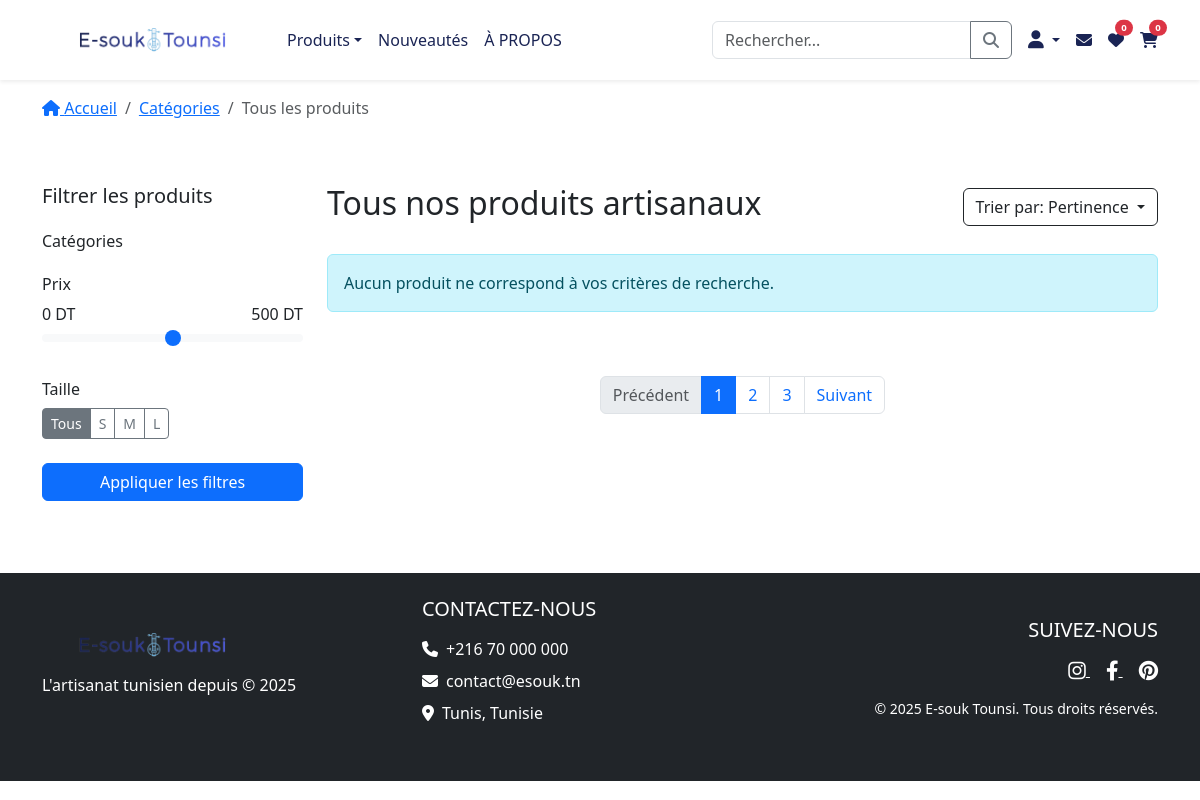
Before: /product.php with the older database file.
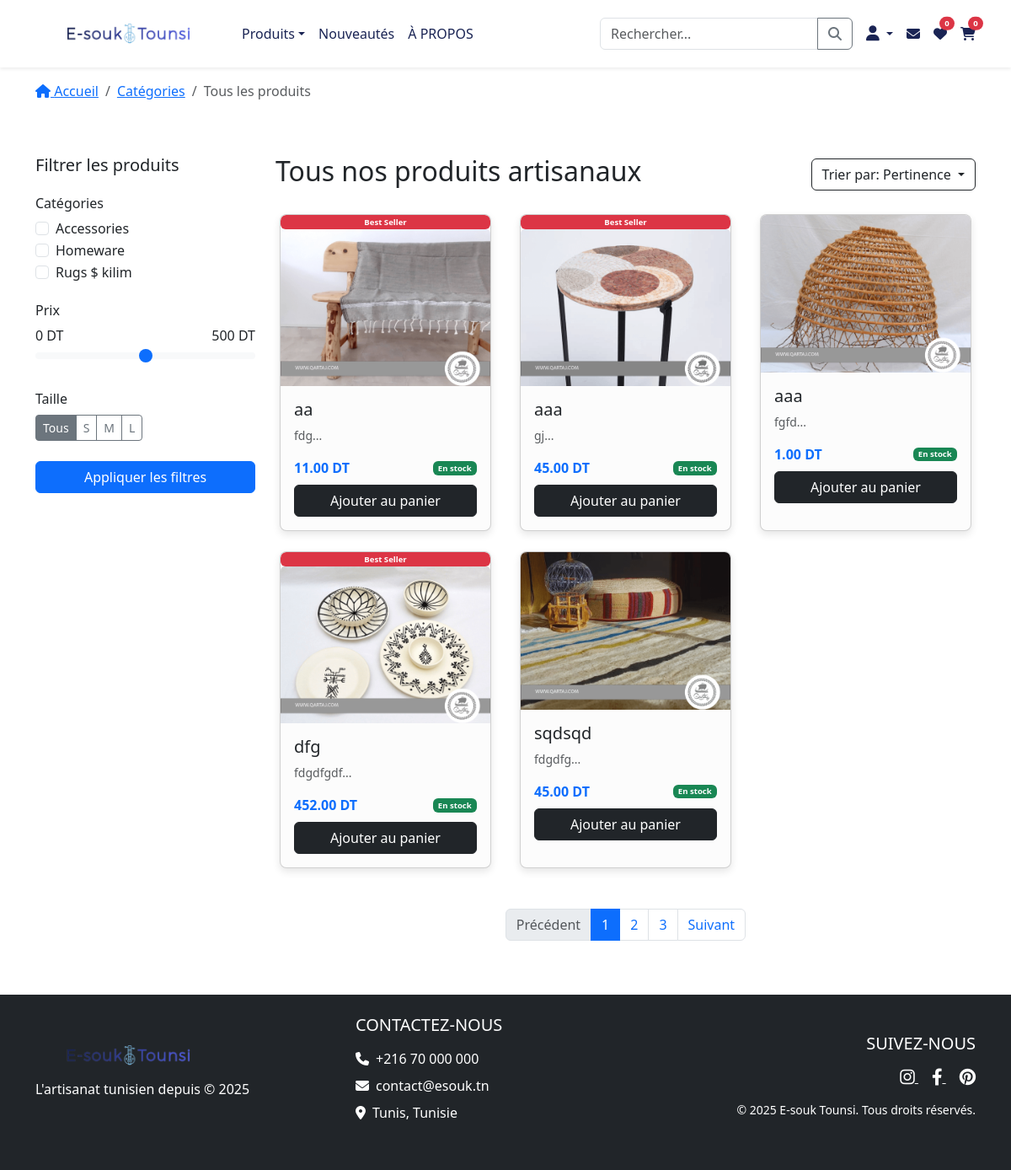
After: the same page with the newer database file.
### tables this page shows
CREATE TABLE `category` (
  `id_category` int NOT NULL AUTO_INCREMENT,
  `name` varchar(100) NOT NULL,
  PRIMARY KEY (`id_category`)
);

CREATE TABLE `product` (
  `id_product` int NOT NULL AUTO_INCREMENT,
  `title` varchar(255) NOT NULL,
  `description` text,
  `price` decimal(10,2) NOT NULL,
  `stock` int DEFAULT '0',
  `image` varchar(255) DEFAULT NULL,
  `is_best_seller` tinyint(1) NOT NULL DEFAULT '0',
  `created_at` datetime DEFAULT CURRENT_TIMESTAMP,
  `category_id` int DEFAULT NULL,
  PRIMARY KEY (`id_product`),
  KEY `category_id` (`category_id`),
  CONSTRAINT `product_ibfk_1` FOREIGN KEY (`category_id`) REFERENCES `category` (`id_category`) ON DELETE SET NULL
);

### product.php (the view, shortened to what this page needs)
<?php
$db = Database::getInstance();
$categoryFilter = isset($_GET['category']) ? $_GET['category'] : null;
$priceMin = isset($_GET['price_min']) ? (int)$_GET['price_min'] : 0;
$priceMax = isset($_GET['price_max']) ? (int)$_GET['price_max'] : 500;
$sort = isset($_GET['sort']) ? $_GET['sort'] : 'default';
$categoryQuery = "SELECT id_category, name FROM category ORDER BY name";
$categoryStmt = $db->prepare($categoryQuery);
$categoryStmt->execute();
$categories = $categoryStmt->fetchAll(PDO::FETCH_ASSOC);
$query = "SELECT p.*, c.name as category_name
          FROM product p
          LEFT JOIN category c ON p.category_id = c.id_category
          WHERE 1=1";
$query .= " AND p.price BETWEEN :price_min AND :price_max";
switch ($sort) {
    default:
        $query .= " ORDER BY p.title ASC";
}
$stmt = $db->prepare($query);
$stmt->bindParam(':price_min', $priceMin, PDO::PARAM_INT);
$stmt->bindParam(':price_max', $priceMax, PDO::PARAM_INT);
$stmt->execute();
$filtered_products = $stmt->fetchAll(PDO::FETCH_ASSOC);
?>
<!DOCTYPE html>
<html lang="fr">
<head>
    <link href="https://cdn.jsdelivr.net/npm/bootstrap@5.3.0/dist/css/bootstrap.min.css" rel="stylesheet" />
    <link rel="stylesheet" href="https://cdnjs.cloudflare.com/ajax/libs/font-awesome/6.4.0/css/all.min.css" />
    <link rel="stylesheet" href="./assets/css/styles.css" />
</head>
<body>
    <?php include "./assets/templates/navbar.php"; ?>
    <div class="container mt-3">
        <nav aria-label="breadcrumb">
            <ol class="breadcrumb">
                <li class="breadcrumb-item"><a href="index.php"><i class="fas fa-home"></i> Accueil</a></li>
                <li class="breadcrumb-item"><a href="category.php">Catégories</a></li>
                <li class="breadcrumb-item active" aria-current="page">Tous les produits</li>
            </ol>
        </nav>
    </div>
    <section class="container py-5">
        <div class="row">
            <div class="col-lg-3 mb-4">
                <div class="filter-section">
                    <h5 class="mb-4">Filtrer les produits</h5>
                    <div class="mb-4">
                        <h6>Catégories</h6>
                        <?php foreach ($categories as $category): ?>
                        <div class="form-check">
                            <input class="form-check-input" type="checkbox"
                                name="category[]"
                                id="cat_<?php echo $category['id_category']; ?>"
                                value="<?php echo $category['id_category']; ?>"
                                <?php echo ($categoryFilter == $category['id_category']) ? 'checked' : ''; ?> />
                            <label class="form-check-label" for="cat_<?php echo $category['id_category']; ?>">
                                <?php echo htmlspecialchars($category['name']); ?>
                            </label>
                        </div>
                        <?php endforeach; ?>
                    </div>
                    <div class="mb-4">
                        <h6>Prix</h6>
                        <div class="d-flex justify-content-between">
                            <span>0 DT</span>
                            <span>500 DT</span>
                        </div>
                        <input type="range" class="form-range" min="0" max="500" step="10" id="priceRange" />
                    </div>
                    <div class="mb-4">
                        <h6>Taille</h6>
                        <div class="btn-group btn-group-sm" role="group">
                            <label class="btn btn-outline-secondary" for="size-all">Tous</label>
                            <label class="btn btn-outline-secondary" for="size-s">S</label>
                            <label class="btn btn-outline-secondary" for="size-m">M</label>
                            <label class="btn btn-outline-secondary" for="size-l">L</label>
                        </div>
                    </div>
                    <button class="btn btn-primary w-100">Appliquer les filtres</button>
                </div>
            </div>
            <div class="col-lg-9">
                <div class="d-flex justify-content-between align-items-center mb-4">
                    <h2>Tous nos produits artisanaux</h2>
                    <div class="dropdown">
                        <button class="btn btn-outline-dark dropdown-toggle" type="button" id="sortDropdown" data-bs-toggle="dropdown">
                            Trier par: Pertinence
                        </button>
                    </div>
                </div>
<div class="row g-4">
    <?php if (count($filtered_products) > 0): ?>
        <?php foreach ($filtered_products as $product): ?>
        <div class="col-md-4 col-6">
            <div class="card h-100 product-card">
                <?php if (isset($product['is_best_seller']) && $product['is_best_seller']): ?>
                <span class="badge bg-danger">Best Seller</span>
                <?php endif; ?>
                <a href="product-detail.php?id=<?php echo $product['id_product']; ?>">
                    <img src="./uploads/products/<?php echo htmlspecialchars($product['image']); ?>"
                         class="card-img-top"
                         alt="<?php echo htmlspecialchars($product['title']); ?>" />
                </a>
                <div class="card-body">
                    <h5 class="card-title"><?php echo htmlspecialchars($product['title']); ?></h5>
                    <p class="card-text small text-muted">
                        <?php echo htmlspecialchars(substr($product['description'], 0, 50)); ?>...
                    </p>
                    <div class="d-flex justify-content-between align-items-center">
                        <span class="text-primary fw-bold"><?php echo number_format($product['price'], 2); ?> DT</span>
                        <span class="badge bg-<?php echo ($product['stock'] > 0) ? 'success' : 'danger'; ?>">
                            <?php echo ($product['stock'] > 0) ? 'En stock' : 'Épuisé'; ?>
                        </span>
                    </div>
                    <button class="btn btn-dark w-100 mt-2" onclick="addToCart(<?php echo $product['id_product']; ?>)">
                        Ajouter au panier
                    </button>
                </div>
            </div>
        </div>
        <?php endforeach; ?>
    <?php else: ?>
        <div class="col-12">
            <div class="alert alert-info">
                Aucun produit ne correspond à vos critères de recherche.
            </div>
        </div>
    <?php endif; ?>
</div>
                <nav class="mt-5">
                    <ul class="pagination justify-content-center">
                        <li class="page-item disabled">
                            <a class="page-link" href="#" tabindex="-1">Précédent</a>
                        </li>
                        <li class="page-item active">
                            <a class="page-link" href="#">1</a>
                        </li>
                        <li class="page-item"><a class="page-link" href="#">2</a></li>
                        <li class="page-item"><a class="page-link" href="#">3</a></li>
                        <li class="page-item">
                            <a class="page-link" href="#">Suivant</a>
                        </li>
                    </ul>
                </nav>
            </div>
        </div>
    </section>
    <?php include "./assets/templates/footer.php"; ?>
</body>
</html>

### assets/templates/navbar.php (shortened to what this page needs)
<nav class="navbar navbar-expand-lg navbar-light bg-white sticky-top shadow-sm">
    <div class="container">
        <a class="navbar-brand" href="index.php">
            <img src="./assets/images/logo.png" alt="E-Souk Logo" height="40">
        </a>
        <div class="collapse navbar-collapse" id="navbarMain">
          <ul class="navbar-nav me-auto">
            <li class="nav-item dropdown">
              <a class="nav-link dropdown-toggle" href="#" id="categoriesDropdown" role="button" data-bs-toggle="dropdown" >Produits</a>
            </li>
            <li class="nav-item">
              <a class="nav-link" href="./assets/nouveautés.html">Nouveautés</a>
            </li>
            <li class="nav-item">
              <a class="nav-link" href="">À PROPOS</a>
            </li>
          </ul>
            <form class="d-flex mx-lg-3" action="search.php" method="GET">
                <div class="input-group">
                    <input type="text" class="form-control" name="q" placeholder="Rechercher...">
                    <button class="btn btn-outline-secondary" type="submit">
                        <i class="fas fa-search"></i>
                    </button>
                </div>
            </form>
            <div class="d-flex">
                <div class="nav-item dropdown">
                    <a href="#" class="nav-link me-3 dropdown-toggle" data-bs-toggle="dropdown" id="userDropdown">
                        <i class="fas fa-user"></i>
                    </a>
                </div>
                <a href="contact.php" class="nav-link me-3">
                    <i class="fas fa-envelope"></i>
                </a>
                <a href="wishlist.php" class="nav-link me-3 position-relative">
                    <i class="fas fa-heart"></i>
                    <span class="position-absolute top-0 start-100 translate-middle badge rounded-pill bg-danger">
                        <?php
                        $wishlist_count = 0;
                        echo $wishlist_count;
                        ?>
                    </span>
                </a>
                <a href="cart.php" class="nav-link position-relative">
                    <i class="fas fa-shopping-cart"></i>
                    <span class="position-absolute top-0 start-100 translate-middle badge rounded-pill bg-danger">
                        <?= isset($_SESSION['cart']) ? count($_SESSION['cart']) : 0 ?>
                    </span>
                </a>
            </div>
        </div>
    </div>
</nav>

### assets/templates/footer.php (shortened to what this page needs)
<footer class="bg-dark text-white py-4">
    <div class="container">
        <div class="row align-items-center">
            <div class="col-md-4 mb-3 text-center text-md-start">
                <img src="./assets/images/logo.png" alt="E-Souk Logo" height="40">
                <p class="mt-2">L'artisanat tunisien depuis &copy; <?= date('Y') ?></p>
            </div>
            <div class="col-md-4 mb-3">
                <h5 class="text-uppercase mb-3">Contactez-nous</h5>
                <ul class="list-unstyled">
                    <li class="mb-2">
                        <i class="fas fa-phone me-2"></i>+216 70 000 000
                    </li>
                    <li class="mb-2">
                        <i class="fas fa-envelope me-2"></i>contact@esouk.tn
                    </li>
                    <li>
                        <i class="fas fa-map-marker-alt me-2"></i>Tunis, Tunisie
                    </li>
                </ul>
            </div>
            <div class="col-md-4 mb-3 text-center text-md-end">
                <h5 class="text-uppercase mb-3">Suivez-nous</h5>
                <div class="social-icons mb-3">
                    <a href="https://instagram.com" class="text-white me-3" target="_blank" aria-label="Instagram">
                        <i class="fab fa-instagram fa-lg"></i>
                    </a>
                    <a href="https://facebook.com" class="text-white me-3" target="_blank" aria-label="Facebook">
                        <i class="fab fa-facebook-f fa-lg"></i>
                    </a>
                    <a href="https://pinterest.com" class="text-white" target="_blank" aria-label="Pinterest">
                        <i class="fab fa-pinterest fa-lg"></i>
                    </a>
                </div>
                <p class="mb-0 small">
                    &copy; <?= date('Y') ?> E-souk Tounsi. Tous droits réservés.
                </p>
            </div>
        </div>
    </div>
</footer>
</body>
</html>

### assets/css/styles.css (style rules this page uses)
:root { --color-white: #fcfcfc; --color-dark: #1a2454; --color-medium: #2b3684; --color-primary: #3c48b5; --color-accent: #4d5ae6; --color-shadow: rgba(26, 36, 84, 0.1); }
.badge { font-size: 0.6rem; }
.navbar { padding: 15px 0; background: var(--color-white); }
.navbar-brand img { max-height: 50px; }
.nav-link { font-weight: 500; transition: color 0.3s ease; color: var(--color-dark) !important; }
.nav-item.dropdown .nav-link { color: #333; transition: color 0.3s ease; }
.nav-item.dropdown .fa-user { font-size: 18px; }
.input-group { width: 300px; }
.product-card { flex: 0 0 280px; position: relative; background-color: var(--color-white); border-radius: 8px; box-shadow: 0 4px 10px rgba(0,0,0,0.1); overflow: hidden; display: flex; flex-direction: column; height: 400px; margin: 0 5px; transition: transform 0.3s ease, box-shadow 0.3s ease; }

Changed rows visible on the page:
added category: name "Accessories"
added category: name "Homeware"
added category: name "Rugs $ kilim"
added product: is_best_seller "Best Seller", image (picture), title "aa", description "fdg", price "11.00", stock "En stock"
added product: is_best_seller "Best Seller", image (picture), title "aaa", description "gj", price "45.00", stock "En stock"
added product: image (picture), title "aaa", description "fgfd", price "1.00", stock "En stock"
added product: is_best_seller "Best Seller", image (picture), title "dfg", description "fdgdfgdf", price "452.00", stock "En stock"
added product: image (picture), title "sqdsqd", description "fdgdfg", price "45.00", stock "En stock"
Other visible differences:
text no longer shown: "Aucun produit ne correspond à vos critères de recherche."
